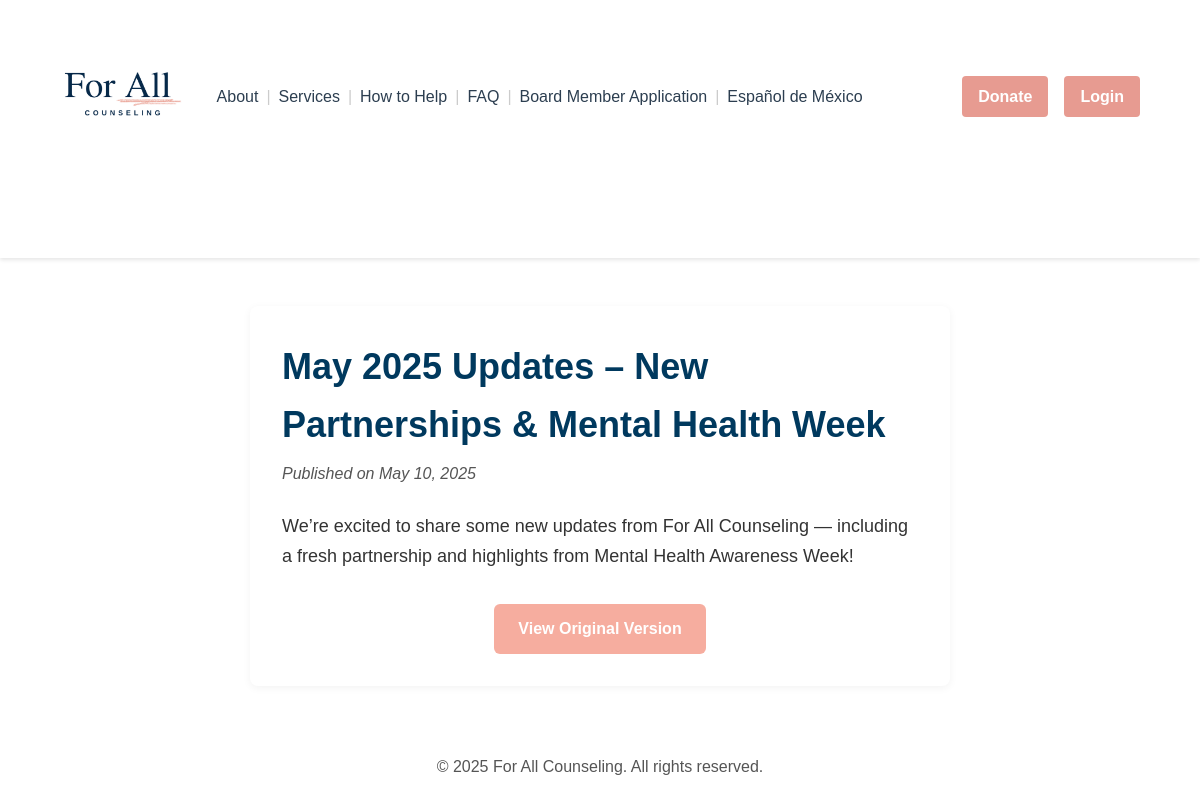
/newsletters/35/, run on the app's committed database.
### catalog/models.py (models this page shows, shortened)
class Newsletter(models.Model):
    title = models.CharField(max_length=200)
    summary = models.TextField(help_text="Short preview for the email")
    link = models.URLField(help_text="URL of the full newsletter")
    created_at = models.DateTimeField(auto_now_add=True)  # sets when it's created
    is_sent = models.BooleanField(default=False)  # tracks whether it's been sent

### catalog/views.py (the view)
# urls.py: path('newsletters/<int:pk>/', views.newsletter_detail, name='newsletter_detail'),
def newsletter_detail(request, pk):
    newsletter = get_object_or_404(Newsletter, pk=pk)
    return render(request, "newsletter_detail.html", {"newsletter": newsletter})

### catalog/templates/newsletter_detail.html (shortened to what this page needs)
{% extends 'base.html' %}
{% block content %}
  <div class="newsletter-detail">
    <h1>{{ newsletter.title }}</h1>
    <p class="published">
      Published on {{ newsletter.created_at|date:"F j, Y" }}
    </p>
    <div class="summary">
      <p>{{ newsletter.summary }}</p>
    </div>
    <p class="view-original">
      <a href="{{ newsletter.link }}" target="_blank" class="btn">
        View Original Version
      </a>
    </p>
  </div>
{% endblock %}

### catalog/static/css/styles.css (style rules this page uses)
* { margin: 0; padding: 0; box-sizing: border-box; }
body { font-family: Arial, sans-serif; color: #2c3e50; background: #fff; line-height: 1.6; }
a { text-decoration: none; color: inherit; }
.newsletter-detail { max-width: 700px; margin: 3rem auto; padding: 2rem; background: #fff; border-radius: 8px; box-shadow: 0 2px 8px rgba(0,0,0,.05); }
.newsletter-detail h1 { font-size: 2.25rem; color: #00395E; margin-bottom: .5rem; }
.newsletter-detail .published { font-style: italic; color: #555; margin-bottom: 1.5rem; }
.newsletter-detail .summary { font-size: 1.125rem; line-height: 1.7; margin-bottom: 2rem; color: #333; }
.newsletter-detail .view-original { text-align: center; }
.newsletter-detail .view-original .btn { display: inline-block; background: #F6AD9F; color: #fff; padding: .75rem 1.5rem; border-radius: 6px; font-weight: 600; transition: background-color .2s; }

### data on the page
Newsletter: title "May 2025 Updates – New Partnerships & Mental Health Week", created_at "May 10, 2025", summary "We’re excited to share some new updates from For All Counseling — including a fresh partnership and highlights from Mental Health Awareness Week!"
